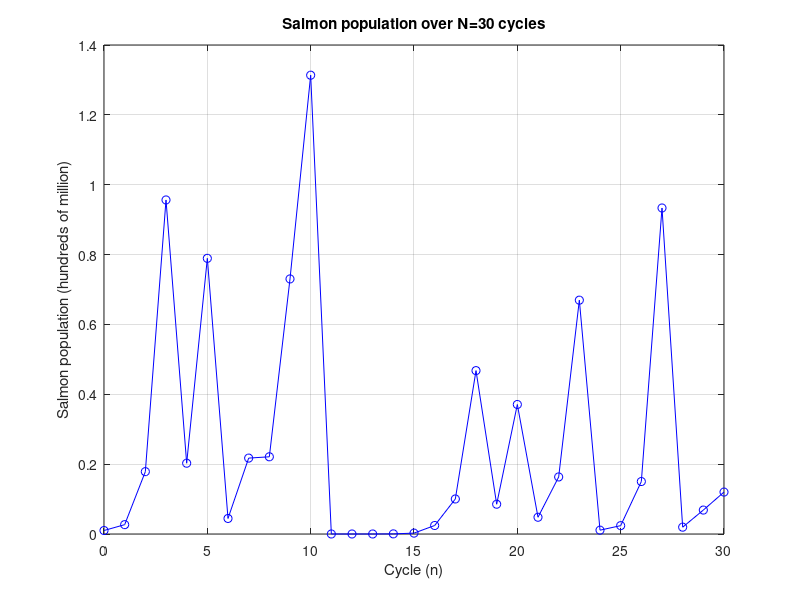

The MATLAB source for this figure:
clear; clc; close all;

% We introduce some randomness into our parameters alpha, beta, and gamma to model the variability of external factors such as 

% Our permissable range is defined as follows
% a) 1 < alpha * (t_e - t_0) < 10 - Represent proportion of salmon larvae which reach adulthood in a given cycle 
% b) 3 < beta * gamma < 20        - Represent product of reproduction and youth survival rate of surviving larvae


% We will randomly generate a value in each given range for A and B.
% The randomness of the parameters will mimic the natural randomness in the quality of conditions of the given environment
% We use a normal distribution to generate our random numbers between cycles
% TODO: Should we use a uniform distribution?

% We will 

% A
% - low A value may represent an environmental factor which negatively affects the survival rate of smolts (young adults)  
%   prior to reaching full maturity. 
%   Examples may increased more pollution (man made infrastructure related), or the underrepresentation of a predatory 
%   species in the environment.

% - high A value may represent an environmental factor which positively affects the reproduction rate of adult salmon + survival 
%   rate of larvae between cycles. Examples may include less pollution, or the overfishing of a predatory species.

% B
% - low B value may represent an environmental factor which negatively affects the reproduction rate of adult salmon + survival 
%   rate of larvae between cycles. Examples may increased less pollution, or the overrepresentation of a predatory species in 
%   the environment.
% - high B value may represent an environmental factor which positively affects the reproduction rate of adult salmon + survival 
%   rate of larvae between cycles. Examples may include less pollution, or the overfishing of a predatory species.

% -----------------------------------------------------------------------------------------------------------------------

% Model:
% x(n+1) = gamma * beta * x(n) * exp(-alpha * x(n) * (t_e - t_0));
% x(n+1) = B * x(n) * exp( x(n) * A);

% Simulation over N cycles with randomly selected parameters

% Initial salmon population of 1 hundred million
x_0 = 0.01;

% N - number of cycles
N = 30;

% Result array - initially all 0
% Set result of cycle n at x(n)
x = zeros(N, 1);

x(1) = x_0;

for n=1: N
    % Generate random A and B values from permissible ranges
    % a) 1 < A < 10 
    % b) 3 < B < 20
    
    disp("-------")

    a_lower = 1;    % lower bound of A
    a_upper = 10;   % upper bound of A
    A = a_lower + (a_upper - a_lower) * rand()

    b_lower = 1;    % lower bound of B
    b_upper = 10;   % upper bound of B
    B = b_lower + (b_upper - b_lower) * rand()

    disp("res")
    disp(B * x(n) * exp(x(n) * -A))

    x(n+1) = B * x(n) * exp(x(n) * -A);
end

% Plot all x_n for range 1:N
figure;
plot(0: N, x, 'bo-');
xlabel("Cycle (n)");
ylabel("Salmon population (hundreds of million)");
grid("on");
title(sprintf("Salmon population over N=%d cycles", N));







